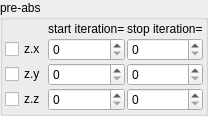
    <widget class="QGroupBox" name="groupBox">
     <property name="title">
      <string>pre-abs</string>
     </property>
     <layout class="QVBoxLayout" name="verticalLayout_3" stretch="0">
      <property name="spacing">
       <number>2</number>
      </property>
      <property name="leftMargin">
       <number>2</number>
      </property>
      <property name="topMargin">
       <number>2</number>
      </property>
      <property name="rightMargin">
       <number>2</number>
      </property>
      <property name="bottomMargin">
       <number>2</number>
      </property>
      <item>
       <layout class="QGridLayout" name="gridLayout_8" columnstretch="0,1,1">
        <property name="spacing">
         <number>2</number>
        </property>
        <item row="1" column="1">
         <widget class="MySpinBox" name="spinboxInt_transf_start_iterations_X">
          <property name="enabled">
           <bool>true</bool>
          </property>
          <property name="sizePolicy">
           <sizepolicy hsizetype="Minimum" vsizetype="Maximum">
            <horstretch>0</horstretch>
            <verstretch>0</verstretch>
           </sizepolicy>
          </property>
          <property name="maximum">
           <number>999</number>
          </property>
         </widget>
        </item>
        <item row="3" column="0">
         <widget class="MyCheckBox" name="checkBox_transf_function_enabledAz_false">
          <property name="text">
           <string notr="true">z.z</string>
          </property>
         </widget>
        </item>
        <item row="3" column="1">
         <widget class="MySpinBox" name="spinboxInt_transf_start_iterations_Z">
          <property name="enabled">
           <bool>true</bool>
          </property>
          <property name="sizePolicy">
           <sizepolicy hsizetype="Minimum" vsizetype="Maximum">
            <horstretch>0</horstretch>
            <verstretch>0</verstretch>
           </sizepolicy>
          </property>
          <property name="maximum">
           <number>999</number>
          </property>
         </widget>
        </item>
        <item row="1" column="0">
         <widget class="MyCheckBox" name="checkBox_transf_function_enabledAx">
          <property name="text">
           <string notr="true">z.x</string>
          </property>
         </widget>
        </item>
        <item row="2" column="1">
         <widget class="MySpinBox" name="spinboxInt_transf_start_iterations_Y">
          <property name="enabled">
           <bool>true</bool>
          </property>
          <property name="sizePolicy">
           <sizepolicy hsizetype="Minimum" vsizetype="Maximum">
            <horstretch>0</horstretch>
            <verstretch>0</verstretch>
           </sizepolicy>
          </property>
          <property name="maximum">
           <number>999</number>
          </property>
         </widget>
        </item>
        <item row="2" column="0">
         <widget class="MyCheckBox" name="checkBox_transf_function_enabledAy">
          <property name="text">
           <string notr="true">z.y</string>
          </property>
         </widget>
        </item>
        <item row="1" column="2">
         <widget class="MySpinBox" name="spinboxInt_transf_stop_iterations_X">
          <property name="enabled">
           <bool>true</bool>
          </property>
          <property name="sizePolicy">
           <sizepolicy hsizetype="Minimum" vsizetype="Maximum">
            <horstretch>0</horstretch>
            <verstretch>0</verstretch>
           </sizepolicy>
          </property>
          <property name="maximum">
           <number>999</number>
          </property>
         </widget>
        </item>
        <item row="3" column="2">
         <widget class="MySpinBox" name="spinboxInt_transf_stop_iterations_Z">
          <property name="enabled">
           <bool>true</bool>
          </property>
          <property name="sizePolicy">
           <sizepolicy hsizetype="Minimum" vsizetype="Maximum">
            <horstretch>0</horstretch>
            <verstretch>0</verstretch>
           </sizepolicy>
          </property>
          <property name="maximum">
           <number>999</number>
          </property>
         </widget>
        </item>
        <item row="2" column="2">
         <widget class="MySpinBox" name="spinboxInt_transf_stop_iterations_Y">
          <property name="enabled">
           <bool>true</bool>
          </property>
          <property name="sizePolicy">
           <sizepolicy hsizetype="Minimum" vsizetype="Maximum">
            <horstretch>0</horstretch>
            <verstretch>0</verstretch>
           </sizepolicy>
          </property>
          <property name="maximum">
           <number>999</number>
          </property>
         </widget>
        </item>
        <item row="0" column="1">
         <widget class="QLabel" name="label_281">
          <property name="text">
           <string>start iteration=</string>
          </property>
         </widget>
        </item>
        <item row="0" column="2">
         <widget class="QLabel" name="label_282">
          <property name="text">
           <string>stop iteration=</string>
          </property>
         </widget>
        </item>
       </layout>
      </item>
     </layout>
    </widget>
